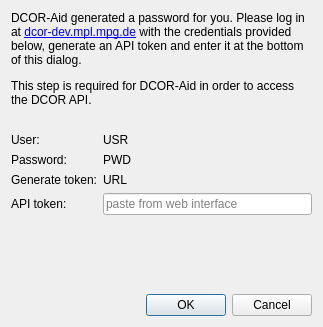
<?xml version="1.0" encoding="UTF-8"?>
<ui version="4.0">
 <class>Dialog</class>
 <widget class="QDialog" name="Dialog">
  <property name="geometry">
   <rect>
    <x>0</x>
    <y>0</y>
    <width>323</width>
    <height>327</height>
   </rect>
  </property>
  <property name="windowTitle">
   <string>API token required</string>
  </property>
  <layout class="QVBoxLayout" name="verticalLayout">
   <item>
    <widget class="QLabel" name="label">
     <property name="maximumSize">
      <size>
       <width>500</width>
       <height>16777215</height>
      </size>
     </property>
     <property name="text">
      <string>&lt;html&gt;&lt;head/&gt;&lt;body&gt;&lt;p&gt;DCOR-Aid generated a password for you. Please log in at &lt;a href=&quot;https://dcor-dev.mpl.mpg.de/user/login&quot;&gt;&lt;span style=&quot; text-decoration: underline; color:#0000ff;&quot;&gt;dcor-dev.mpl.mpg.de&lt;/span&gt;&lt;/a&gt; with the credentials provided below, generate an API token and enter it at the bottom of this dialog. &lt;/p&gt;&lt;p&gt;This step is required for DCOR-Aid in order to access the DCOR API.&lt;/p&gt;&lt;/body&gt;&lt;/html&gt;</string>
     </property>
     <property name="textFormat">
      <enum>Qt::RichText</enum>
     </property>
     <property name="wordWrap">
      <bool>true</bool>
     </property>
     <property name="openExternalLinks">
      <bool>true</bool>
     </property>
     <property name="textInteractionFlags">
      <set>Qt::LinksAccessibleByKeyboard|Qt::LinksAccessibleByMouse|Qt::TextBrowserInteraction|Qt::TextSelectableByKeyboard|Qt::TextSelectableByMouse</set>
     </property>
    </widget>
   </item>
   <item>
    <spacer name="verticalSpacer_2">
     <property name="orientation">
      <enum>Qt::Vertical</enum>
     </property>
     <property name="sizeType">
      <enum>QSizePolicy::Fixed</enum>
     </property>
     <property name="sizeHint" stdset="0">
      <size>
       <width>20</width>
       <height>20</height>
      </size>
     </property>
    </spacer>
   </item>
   <item>
    <layout class="QGridLayout" name="gridLayout">
     <item row="0" column="1">
      <widget class="QLabel" name="label_user">
       <property name="text">
        <string>USR</string>
       </property>
       <property name="textInteractionFlags">
        <set>Qt::LinksAccessibleByMouse|Qt::TextSelectableByKeyboard|Qt::TextSelectableByMouse</set>
       </property>
      </widget>
     </item>
     <item row="0" column="0">
      <widget class="QLabel" name="label_2">
       <property name="text">
        <string>User:</string>
       </property>
      </widget>
     </item>
     <item row="1" column="1">
      <widget class="QLabel" name="label_password">
       <property name="text">
        <string>PWD</string>
       </property>
       <property name="textInteractionFlags">
        <set>Qt::LinksAccessibleByMouse|Qt::TextSelectableByKeyboard|Qt::TextSelectableByMouse</set>
       </property>
      </widget>
     </item>
     <item row="3" column="1">
      <widget class="QLineEdit" name="lineEdit_token">
       <property name="placeholderText">
        <string>paste from web interface</string>
       </property>
      </widget>
     </item>
     <item row="1" column="0">
      <widget class="QLabel" name="label_3">
       <property name="text">
        <string>Password:</string>
       </property>
      </widget>
     </item>
     <item row="3" column="0">
      <widget class="QLabel" name="label_4">
       <property name="text">
        <string>API token:</string>
       </property>
      </widget>
     </item>
     <item row="2" column="0">
      <widget class="QLabel" name="label_5">
       <property name="text">
        <string>Generate token:</string>
       </property>
      </widget>
     </item>
     <item row="2" column="1">
      <widget class="QLabel" name="label_url">
       <property name="text">
        <string>URL</string>
       </property>
       <property name="textFormat">
        <enum>Qt::RichText</enum>
       </property>
       <property name="openExternalLinks">
        <bool>true</bool>
       </property>
      </widget>
     </item>
    </layout>
   </item>
   <item>
    <spacer name="verticalSpacer">
     <property name="orientation">
      <enum>Qt::Vertical</enum>
     </property>
     <property name="sizeHint" stdset="0">
      <size>
       <width>20</width>
       <height>40</height>
      </size>
     </property>
    </spacer>
   </item>
   <item>
    <widget class="QDialogButtonBox" name="buttonBox">
     <property name="orientation">
      <enum>Qt::Horizontal</enum>
     </property>
     <property name="standardButtons">
      <set>QDialogButtonBox::Cancel|QDialogButtonBox::Ok</set>
     </property>
    </widget>
   </item>
  </layout>
 </widget>
 <resources/>
 <connections>
  <connection>
   <sender>buttonBox</sender>
   <signal>accepted()</signal>
   <receiver>Dialog</receiver>
   <slot>accept()</slot>
   <hints>
    <hint type="sourcelabel">
     <x>248</x>
     <y>254</y>
    </hint>
    <hint type="destinationlabel">
     <x>157</x>
     <y>274</y>
    </hint>
   </hints>
  </connection>
  <connection>
   <sender>buttonBox</sender>
   <signal>rejected()</signal>
   <receiver>Dialog</receiver>
   <slot>reject()</slot>
   <hints>
    <hint type="sourcelabel">
     <x>316</x>
     <y>260</y>
    </hint>
    <hint type="destinationlabel">
     <x>286</x>
     <y>274</y>
    </hint>
   </hints>
  </connection>
 </connections>
</ui>
